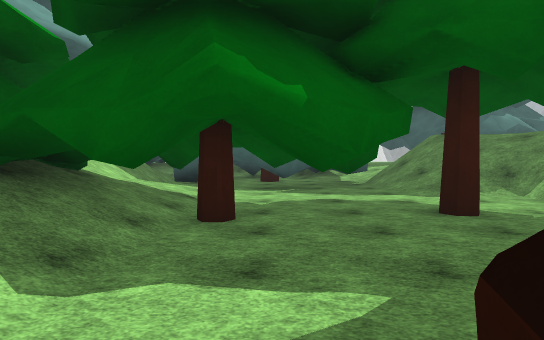
View 1 (above)

24 first-person views from a walk through a 3-D level made in the Unity game engine. The camera is 1.5 m above the floor, tilts 2° down and sees 75° across. The floor is counted in squares, 2 m on a side. Each view is taken from the middle of a square. On the plan, view 1 faces up. The plan holds only what a view shows up to about 11 squares ahead; the rest is blank. The place goes on beyond the plan. The player is left out. Surface patterns are stand-ins for the level's own textures.

View 2
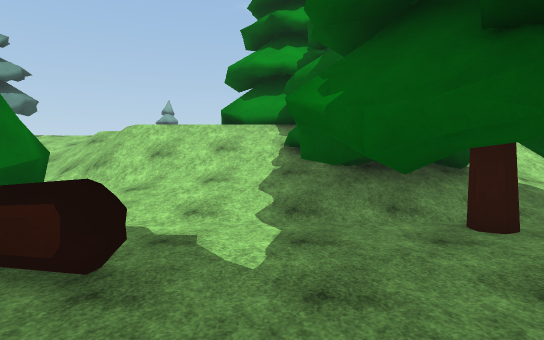

View 3
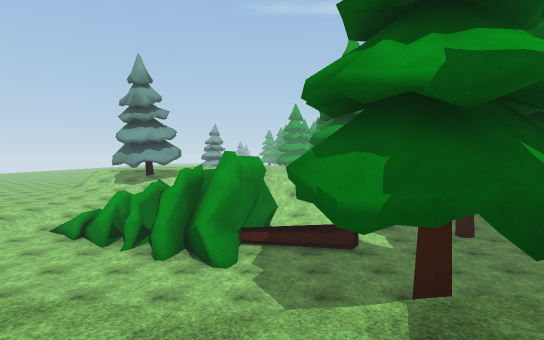

View 4
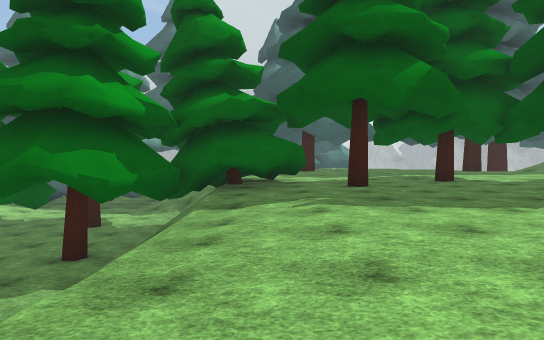

View 5
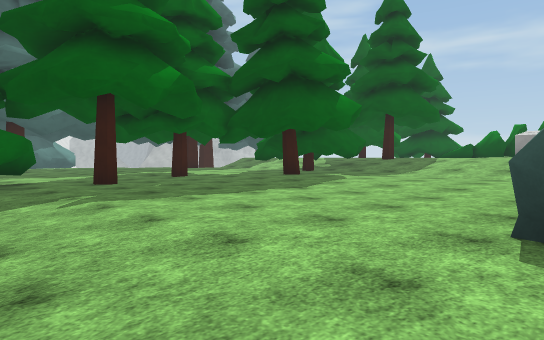

View 6
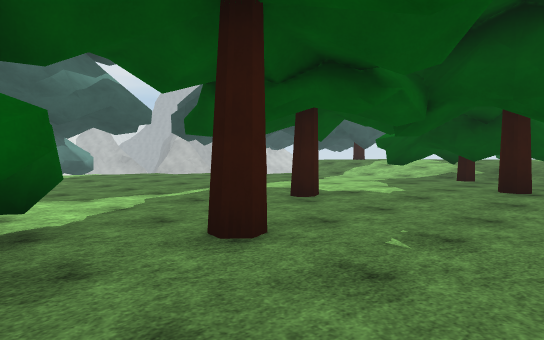

View 7
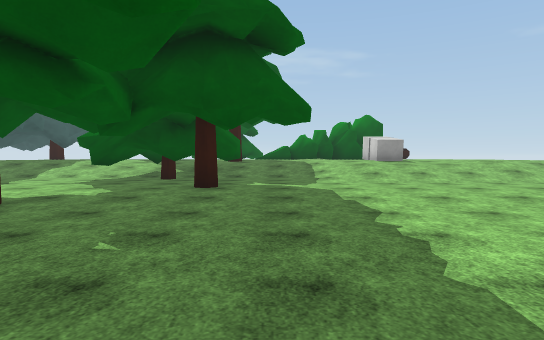

View 8
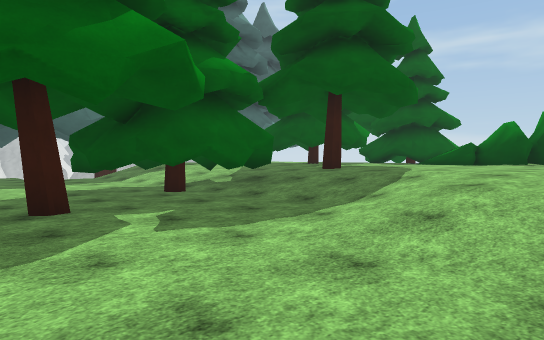

View 9
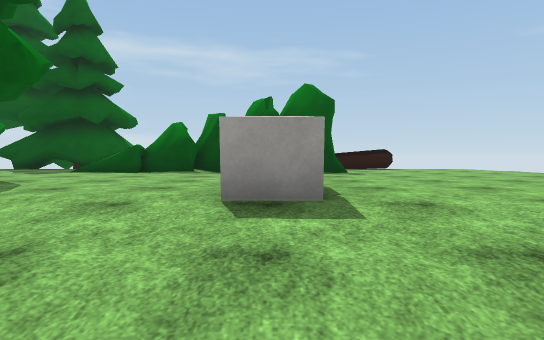

View 10
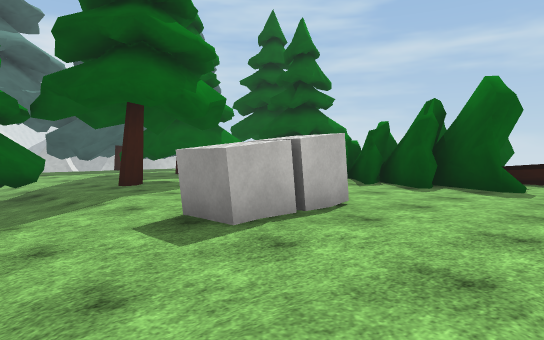

View 11
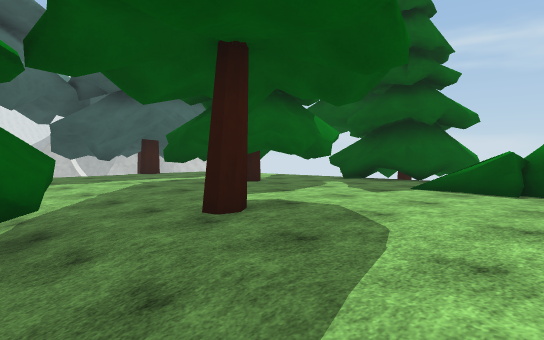

View 12
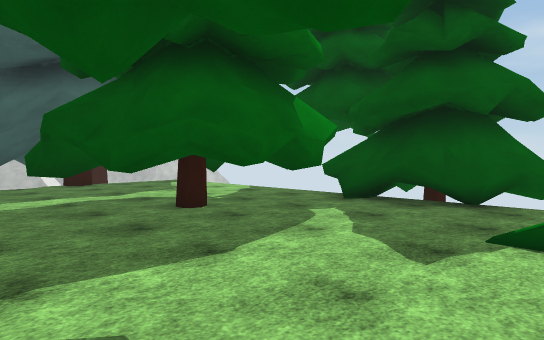

View 13
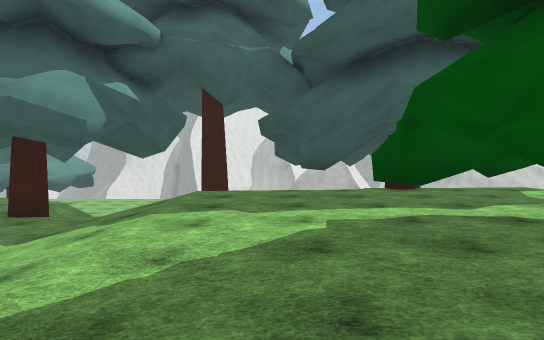

View 14
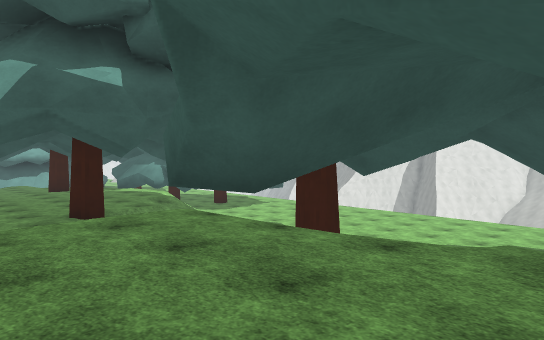

View 15
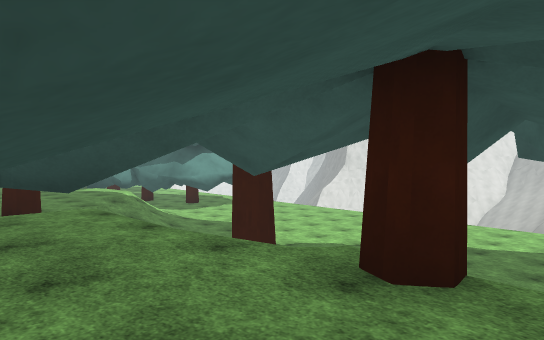

View 16
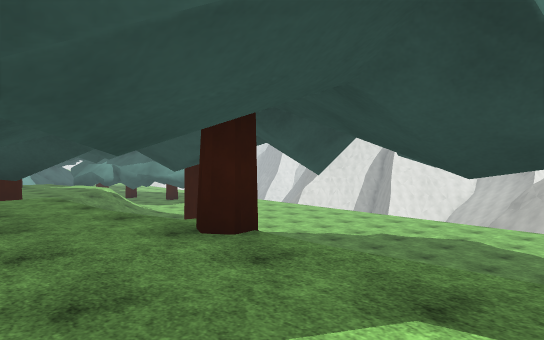

View 17
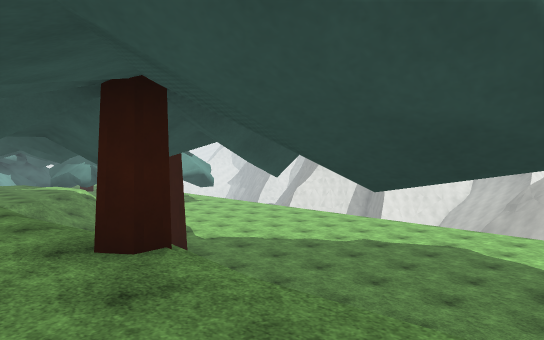

View 18
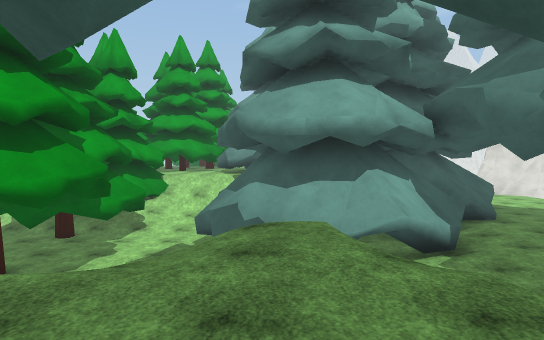

View 19
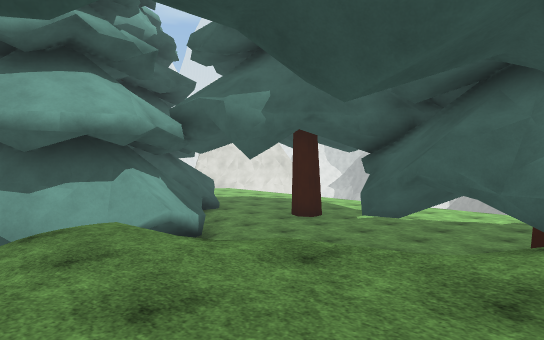

View 20
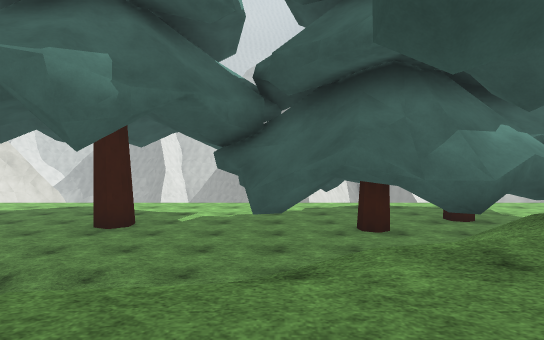

View 21
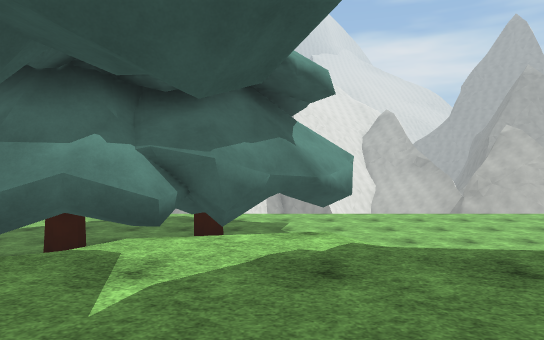

View 22
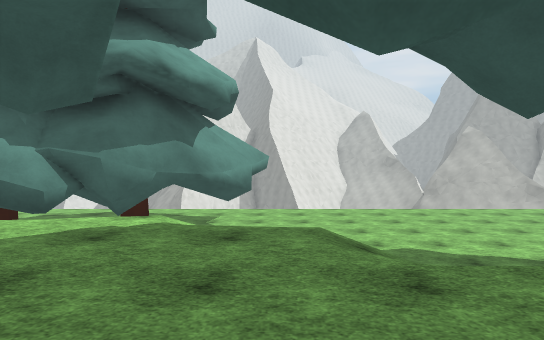

View 23
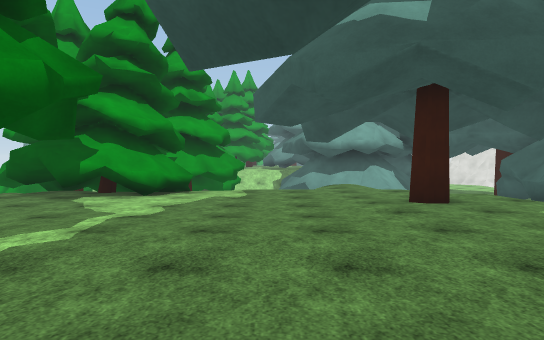

View 24
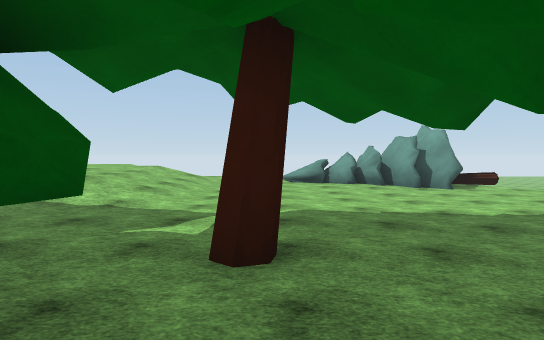

### Floor plan
Key: @ floor where view 1 was taken; # wall or solid block; . main floor; - floor 1 m lower than the main floor; : floor 1.75 m higher than the main floor; + floor 2 m higher than the main floor; * floor 2.75 m higher than the main floor; % floor 3 m higher than the main floor; / step, stairs or slope; = window, fence, low wall or low ledge; ^ raised ledge; v drop or lower ground; B box; T thing the floor can be seen under or through.
Columns run from 7 left of view 1 to 29 right of it. Each row starts with its distance up from view 1.
 21                          vvv  vvvv
 20      ... ..........................
 19      ..........#...................
 18      .............#................
 17      #...#... .#....#..............
 16      ##...........     ............
 15       ##/....#... #/   ............
 14        ##/....//=##//  /...........
 13         ##//// ///++/////  # ...
 12          ##    /++++++///
 11    ^   #  #///::+#++++++/      /#v
 10    /  ##  //:::::+++++++#    ///#%##
  9    //#####////:::::+++++++//%%#%%%%%
  8    ///----////:::::+++++++//%%%%#% %
  7    ///----////:::::+++++++//%%%%%%%%
  6     /#-#----/ ^::::+++++++//%%%TTT%%
  5     ##--#---/ ##:::++++++////%#TTT %
  4     ###-----=###::::#+++TT#//%%T   T
  3   # ^##-----=###:#:::++T T##*%%#TT%##
  2   #///------/###:::::++TT #^*%%%%%%##
  1  ^////--#--#/#/::::::+#+T##/*#%%%%%%#
  0   ////-@=---////:::::+++++//%%%%%=
 -1   ////#==---////:::::++++///%%%%##
 -2 ////  ####--  //:::::+++////%%%%###
 -3 ////   ##---  /::::::+++///%%%%%%#
 -4 //     #----  /:::::++++//*BBB%%##
 -5       =#---/  :::::+++++///%%%%%#####
 -6       /----   //:####+++///%%%%%%%%=
 -7       /---     ==###=/  ///%%%%%%%%=

Where each view was taken, in squares from view 1:
view 1: 0 up, 0 right, facing up
view 2: 2 up, 3 right, facing left
view 3: 1 down, 9 right, facing left
view 4: 6 down, 8 right, facing up
view 5: 6 down, 7 right, facing up-right
view 6: 0 up, 8 right, facing up-right
view 7: 0 up, 8 right, facing right
view 8: 4 down, 14 right, facing up-right
view 9: 4 down, 17 right, facing right
view 10: 7 down, 18 right, facing up-right
view 11: 2 down, 19 right, facing up-right
view 12: 0 up, 22 right, facing up-right
view 13: 2 up, 22 right, facing up
view 14: 7 up, 25 right, facing up-left
view 15: 8 up, 26 right, facing up-left
view 16: 8 up, 28 right, facing up-left
view 17: 9 up, 28 right, facing up-left
view 18: 10 up, 9 right, facing left
view 19: 9 up, 9 right, facing up-left
view 20: 9 up, 6 right, facing up
view 21: 10 up, 12 right, facing up
view 22: 9 up, 14 right, facing up
view 23: 8 up, 16 right, facing left
view 24: 4 up, 15 right, facing down
